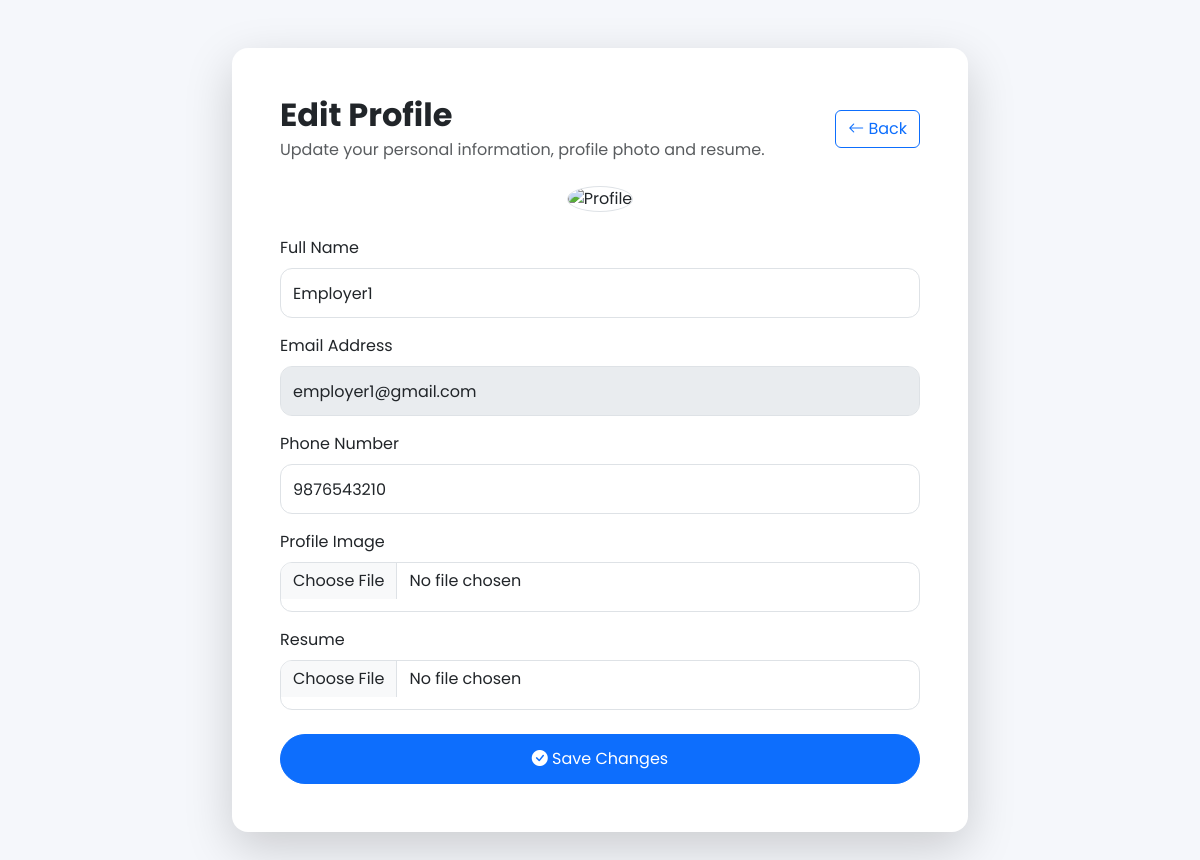
The page /accounts/edit-profile/ (signed in) on the database its author committed.
### accounts/models.py (models this page shows, shortened)
class User(AbstractUser):
    USER_TYPES = (
        ('candidate', 'Candidate'),
        ('employer', 'Employer'),
    )
    user_type = models.CharField(
        max_length=20,
        choices=USER_TYPES
    )
    phone = models.CharField(
        max_length=15,
        blank=True
    )
    profile_image = models.ImageField(
        upload_to='profiles/',
        blank=True,
        null=True
    )
    resume = models.FileField(
    upload_to="resumes/",
    blank=True,
    null=True
)

### accounts/views.py (the view, shortened to what this page needs)
@login_required
def edit_profile(request):
    user = request.user
    return render(
        request,
        "edit-profile.html",
        {
            "user": user
        }
    )

### jobs/context_processors.py (called while the page is built, shortened)
def notification_count(request):
    if (
        request.user.is_authenticated
        and request.user.user_type == "employer"
    ):
        unread = Notification.objects.filter(
            employer=request.user,
            is_read=False
        ).count()
        return {
            "unread_notifications_count": unread,
            "candidate_unread_notifications_count": 0,
        }

### templates/edit-profile.html (shortened to what this page needs)
{% load static %}
<!DOCTYPE html>
<html lang="en">
<head>
    <link
        href="https://cdn.jsdelivr.net/npm/bootstrap@5.3.3/dist/css/bootstrap.min.css"
        rel="stylesheet">
    <link
        rel="stylesheet"
        href="https://cdn.jsdelivr.net/npm/bootstrap-icons@1.11.3/font/bootstrap-icons.min.css">
    <link
        rel="stylesheet"
        href="{% static 'css/style.css' %}">
</head>
<body>
<div class="container py-5">
    <div class="row justify-content-center">
        <div class="col-lg-8">
            <div class="card border-0 shadow-lg rounded-4">
                <div class="card-body p-5">
                    <div class="d-flex justify-content-between align-items-center mb-4">
                        <div>
                            <h2 class="fw-bold mb-1">Edit Profile</h2>
                            <p class="text-muted mb-0">
                                Update your personal information, profile photo and resume.
                            </p>
                        </div>
                        <a
                            href="{% url 'candidate_dashboard' %}"
                            class="btn btn-outline-primary">
                            <i class="bi bi-arrow-left"></i>
                            Back
                        </a>
                    </div>
                    <form
                        method="POST"
                        enctype="multipart/form-data">
                        <div class="text-center mb-4">
                            {% if user.profile_image %}
                                <img
                                    src="{{ user.profile_image.url }}"
                                    alt="Profile"
                                    class="rounded-circle border"
                                    style="width:120px;height:120px;object-fit:cover;">
                            {% else %}
                                <img
                                    src="{% static 'images/user2.jpg' %}"
                                    alt="Profile"
                                    class="rounded-circle border"
                                    style="width:120px;height:120px;object-fit:cover;">
                            {% endif %}
                        </div>
                        <div class="mb-3">
                            <label class="form-label">
                                Full Name
                            </label>
                            <input
                                type="text"
                                name="full_name"
                                class="form-control"
                                value="{{ user.first_name }}"
                                required>
                        </div>
                        <div class="mb-3">
                            <label class="form-label">
                                Email Address
                            </label>
                            <input
                                type="email"
                                class="form-control"
                                value="{{ user.email }}"
                                disabled>
                        </div>
                        <div class="mb-3">
                            <label class="form-label">
                                Phone Number
                            </label>
                            <input
                                type="tel"
                                name="phone"
                                class="form-control"
                                value="{{ user.phone }}">
                        </div>
                        <div class="mb-3">
                            <label class="form-label">
                                Profile Image
                            </label>
                            <input
                                type="file"
                                name="profile_image"
                                class="form-control"
                                accept=".jpg,.jpeg,.png">
                        </div>
                        <div class="mb-4">
                            <label class="form-label">
                                Resume
                            </label>
                            <input
                                type="file"
                                name="resume"
                                class="form-control"
                                accept=".pdf,.doc,.docx">
                        </div>
                        <button
                            type="submit"
                            class="btn btn-primary w-100">
                            <i class="bi bi-check-circle-fill"></i>
                            Save Changes
                        </button>
                    </form>
                </div>
            </div>
        </div>
    </div>
</div>
</body>
</html>

### rows shown on the page
User: full_name "Employer1", email "employer1@gmail.com", phone "9876543210"
